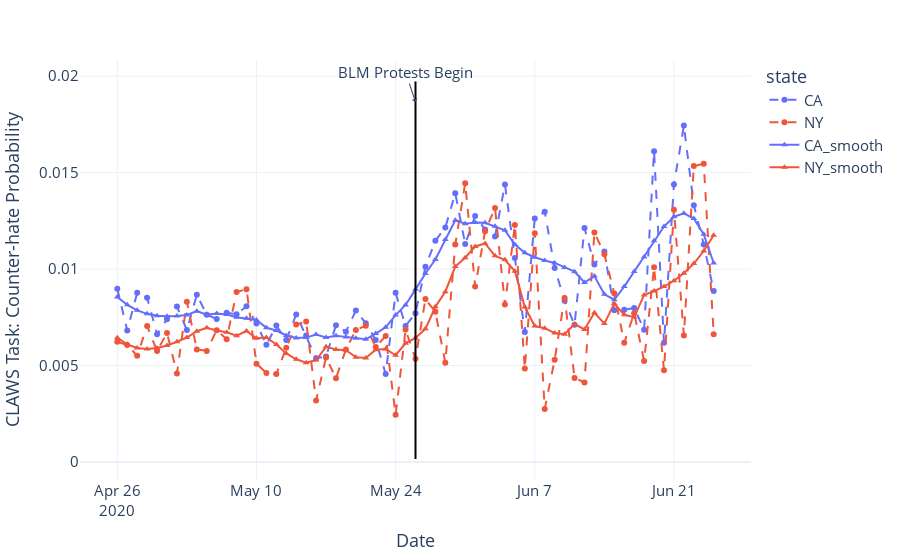

Source (notebook cell):
### Markdown cell above
## Avg Counter-hate Prob as BLM protests begin: CA and NY

### Code cell
tmp_df = tmp_dfs['per_state_mean'].copy()
tmp_df = tmp_df[tmp_df.state.isin(['CA', 'NY'])]
event = important_events[5]
fig = get_go_figure(
    tmp_df=tmp_df, 
    events=[event],
    half_window_days=30,
    y='counterhate_prob', 
    title='', 
    resolution='state',
    mode='markers+lines', 
    line= (dict(dash='dash'), dict())
)
fig.layout.font.size=15
fig.show()
